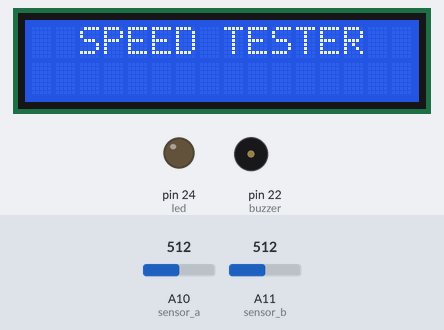
Bench run of a sketch on a simulated Arduino Mega 2560, built with avr-gcc and run on an emulated ATmega2560. Shown: 16×2 character LCD, output pins drawn as LEDs (lit = HIGH), buzzer (waves = sounding, pin HIGH). Inputs (shaded band) come from the test bench; at power-on: A10 (sensor_a) = 512, A11 (sensor_b) = 512. What the sketch prints to the serial monitor is not drawn.

Above: at 1.2 s.
1.3 s: A10 (sensor_a) set to 52
2.8 s: A10 (sensor_a) set to 47
At 3.5 s:
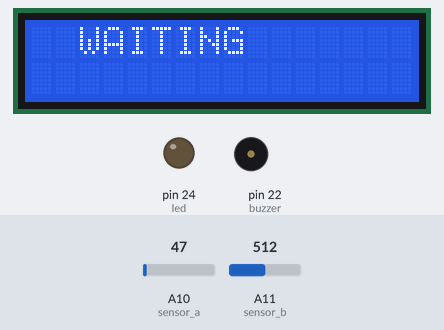
4.3 s: A10 (sensor_a) set to 70
At 5.5 s:
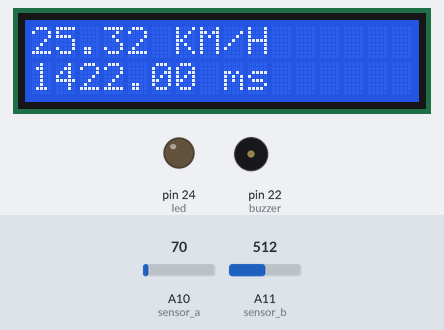
5.8 s: A11 (sensor_b) set to 53
7.3 s: A11 (sensor_b) set to 45
At 8.4 s:
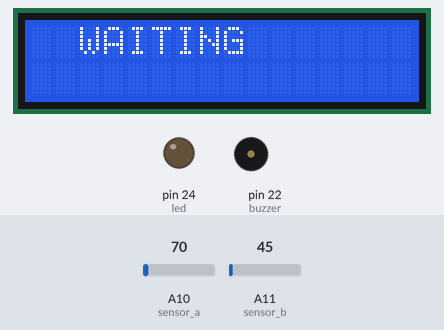
8.9 s: A11 (sensor_b) set to 70
At 10.3 s:
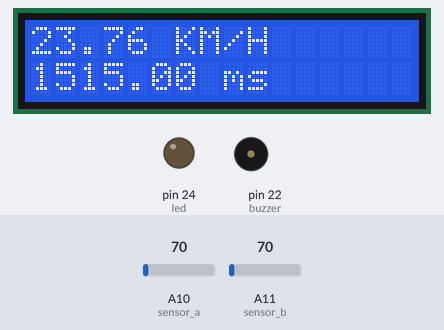
Timing chart, 0 to 11.4 s (numbered marks = the images above; inputs shaded):
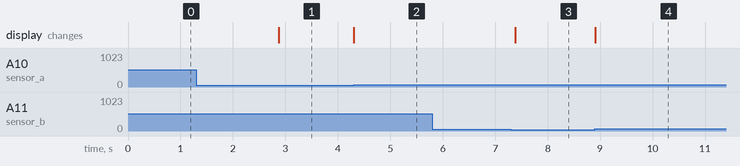

Measured:
- the behaviour switches between 50 and 49 on A10 (sensor_a) (found by bisection; images 0 and 1)
- the behaviour switches between 50 and 49 on A11 (sensor_b) (found by bisection; images 2 and 3)
- after the input at 1.3 s, every drawn part: stays the same
- after the input at 2.8 s, the display: changes after 0.08 s (image 1)
- after the input at 4.3 s, the display: changes at once (image 2)
- after the input at 5.8 s, every drawn part: stays the same
- after the input at 7.3 s, the display: changes after 0.08 s (image 3)
- after the input at 8.9 s, the display: changes at once (image 4)

The sketch:

speed_tester.ino
```cpp
#include <LiquidCrystal.h>
#define btnRIGHT  0
#define btnUP     1
#define btnDOWN   2
#define btnLEFT   3
#define btnSELECT 4
#define btnNONE   5

#define sensor_a A10
#define sensor_b A11
#define buzzer 22
#define led 24

int lcd_key     = 0;
int adc_key_in  = 0;
int c_button = 0;
int nilai_a, nilai_b;
int light_limit = 50;
int suffle_delay= 1000; //satuan milli second
float range = 10; //satuan meter;
float start_timer,stop_timer, speed_time, speed_jam;
float range_km = range / 1000;
bool action_flag = false;
int batas_kecepatan = 60;

LiquidCrystal lcd(8, 9, 4, 5, 6, 7);
void setup() {
  // put your setup code here, to run once:
  pinMode(sensor_a, INPUT);
  pinMode(sensor_b, INPUT);
  pinMode(buzzer, OUTPUT);
  pinMode(led, OUTPUT);
  Serial.begin(9600);
  lcd.begin(16, 2);
  lcdprint(0,0,"  SPEED TESTER  ");
}
void loop() {
  // put your main code here, to run repeatedly:
  nilai_a = analogRead(sensor_a);
  nilai_b = analogRead(sensor_b);
  Serial.println(nilai_a);
  Serial.println(nilai_b);
  Serial.println("--------------------------");
  if(nilai_a > light_limit && nilai_b < light_limit && action_flag == false){
    lcd.clear();
    deteksi_forward();
  }else if(nilai_b > light_limit && nilai_a < light_limit && action_flag == false){
    lcd.clear();
    deteksi_reverse();
  }else{
     reset();
  }
}

void deteksi_forward()
{
  //kondisi sensor a mati dan sensor b hidup
  Serial.println("masuk ke fungsi deteksi forward");
  lcdprint(0,0,"  WAITING  ");
  start_timer = millis();
  do {
    nilai_b = analogRead(sensor_b);
  }while(nilai_b < light_limit);
  stop_timer = millis() - start_timer;
  speed_time = range_km / (stop_timer / 3600000); // rumus menghitung kecepatan : Jarak / waktu;
  String txt = (String) speed_time;
  txt += " KM/H";
  lcdprint(0,0,txt);

  String txt2 = (String) stop_timer;
  txt2 += " ms";
  lcdprint(0,1,txt2);
  if(speed_time > batas_kecepatan){
    alarm();
  }
  delay(suffle_delay);
  reset();
}

void deteksi_reverse()
{
  //kondisi sensor a hidup dan sensor b mati
  Serial.println("masuk ke fungsi deteksi reverse");
  lcdprint(0,0,"  WAITING  ");
  start_timer = millis();
  do {
    nilai_a = analogRead(sensor_a);
  }while(nilai_a < light_limit);
  stop_timer = millis() - start_timer;
  speed_time = range_km / (stop_timer / 3600000); // rumus menghitung kecepatan : Jarak / waktu;
  Serial.println(speed_time);
  String txt = (String)speed_time;
  txt += " KM/H";
  lcdprint(0,0,txt);

  String txt2 = (String) stop_timer;
  txt2 += " ms";
  lcdprint(0,1,txt2);
  if(speed_time > batas_kecepatan){
    alarm();
  }
  delay(suffle_delay);
  reset();
}

void reset()
{
  speed_time = 0;
  start_timer = 0;
  speed_time = 0;
  nilai_a = 0;
  nilai_b = 0;
}

int read_LCD_buttons()
{
 adc_key_in = analogRead(0);

 if (adc_key_in > 1000) return btnNONE;
 // For V1.1 us this threshold
 if (adc_key_in < 50)   return btnRIGHT;
 if (adc_key_in < 250)  return btnUP;
 if (adc_key_in < 450)  return btnDOWN;
 if (adc_key_in < 650)  return btnLEFT;
 if (adc_key_in < 850)  return btnSELECT;

 return btnNONE;
}

void lcdprint(int row, int col, String data){
  lcd.setCursor(row,col);
  lcd.print(data);
}

void alarm(){
  digitalWrite(buzzer, HIGH);
  digitalWrite(led, HIGH);
  delay(1000);
  digitalWrite(buzzer, LOW);
  digitalWrite(led, LOW);
}
```
